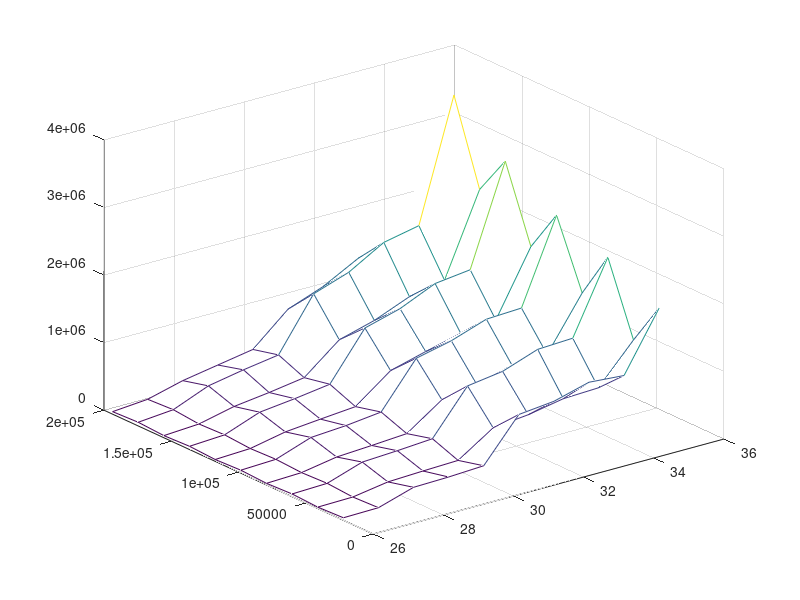

The MATLAB script that drew this image:
xx = [35,35,35,35,35,35,35,35,35,35,;34,34,34,34,34,34,34,34,34,34,;33,33,33,33,33,33,33,33,33,33,;32,32,32,32,32,32,32,32,32,32,;31,31,31,31,31,31,31,31,31,31,;30,30,30,30,30,30,30,30,30,30,;29,29,29,29,29,29,29,29,29,29,;28,28,28,28,28,28,28,28,28,28,;27,27,27,27,27,27,27,27,27,27,;26,26,26,26,26,26,26,26,26,26,;]
yy = [193622,174567,155512,136457,117402,98347,79292,60237,41182,22127,;193622,174567,155512,136457,117402,98347,79292,60237,41182,22127,;193622,174567,155512,136457,117402,98347,79292,60237,41182,22127,;193622,174567,155512,136457,117402,98347,79292,60237,41182,22127,;193622,174567,155512,136457,117402,98347,79292,60237,41182,22127,;193622,174567,155512,136457,117402,98347,79292,60237,41182,22127,;193622,174567,155512,136457,117402,98347,79292,60237,41182,22127,;193622,174567,155512,136457,117402,98347,79292,60237,41182,22127,;193622,174567,155512,136457,117402,98347,79292,60237,41182,22127,;193622,174567,155512,136457,117402,98347,79292,60237,41182,22127,;]
zz = [1.43372e+06,3.63252e+06,2.40992e+06,3.00456e+06,1.9128e+06,2.55404e+06,1.57693e+06,2.27956e+06,1.22964e+06,1.87623e+06,;1.44581e+06,1.84003e+06,1.20844e+06,1.53641e+06,967343,1.31903e+06,807161,1.22206e+06,661839,1.01852e+06,;1.32209e+06,1.73266e+06,1.10433e+06,1.47329e+06,910308,1.29465e+06,787223,1.19718e+06,641301,1.05951e+06,;1.04486e+06,1.43102e+06,892905,1.24203e+06,781454,1.11597e+06,638229,1.01214e+06,544707,917699,;850413,1.25318e+06,747229,1.09619e+06,640301,997121,557391,937116,491024,863404,;395591,489216,327346,404381,247674,342199,197096,296081,149854,245295,;305753,409181,247898,331357,203035,282184,162253,259577,133544,219206,;215173,312385,181770,271487,154434,246881,131924,231554,112615,207300,;79678.3,100283,63110.2,77105.2,49373.9,64070.5,41795.7,57574.2,29657.7,46193.1,;37233.1,54842.7,31727.6,48206,27259.9,43649.5,23678.8,40971.5,20675.7,37500.5,;]
mesh(xx,yy,zz)